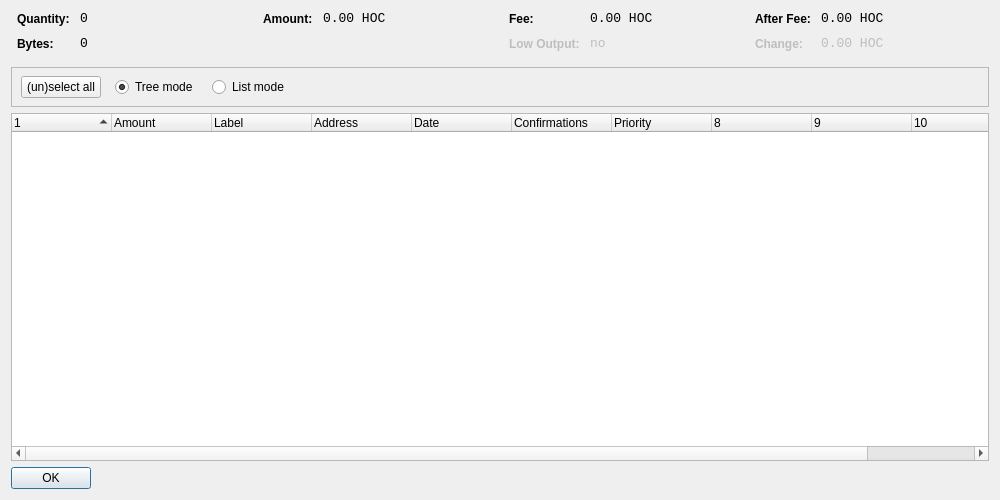
<?xml version="1.0" encoding="UTF-8"?>
<ui version="4.0">
 <class>CoinControlDialog</class>
 <widget class="QDialog" name="CoinControlDialog">
  <property name="geometry">
   <rect>
    <x>0</x>
    <y>0</y>
    <width>1000</width>
    <height>500</height>
   </rect>
  </property>
  <property name="windowTitle">
   <string>Coin Control</string>
  </property>
  <layout class="QVBoxLayout" name="verticalLayout">
   <item>
    <layout class="QHBoxLayout" name="horizontalLayoutTop" stretch="0,0,0,0">
     <property name="topMargin">
      <number>0</number>
     </property>
     <property name="bottomMargin">
      <number>10</number>
     </property>
     <item>
      <layout class="QFormLayout" name="formLayoutCoinControl1">
       <property name="horizontalSpacing">
        <number>10</number>
       </property>
       <property name="verticalSpacing">
        <number>10</number>
       </property>
       <property name="leftMargin">
        <number>6</number>
       </property>
       <property name="rightMargin">
        <number>6</number>
       </property>
       <item row="0" column="0">
        <widget class="QLabel" name="labelCoinControlQuantityText">
         <property name="styleSheet">
          <string notr="true">font-weight:bold;</string>
         </property>
         <property name="text">
          <string>Quantity:</string>
         </property>
        </widget>
       </item>
       <item row="0" column="1">
        <widget class="QLabel" name="labelCoinControlQuantity">
         <property name="font">
          <font>
           <family>Monospace</family>
           <pointsize>10</pointsize>
          </font>
         </property>
         <property name="cursor">
          <cursorShape>IBeamCursor</cursorShape>
         </property>
         <property name="contextMenuPolicy">
          <enum>Qt::ActionsContextMenu</enum>
         </property>
         <property name="text">
          <string notr="true">0</string>
         </property>
         <property name="textInteractionFlags">
          <set>Qt::LinksAccessibleByMouse|Qt::TextSelectableByKeyboard|Qt::TextSelectableByMouse</set>
         </property>
        </widget>
       </item>
       <item row="1" column="0">
        <widget class="QLabel" name="labelCoinControlBytesText">
         <property name="styleSheet">
          <string notr="true">font-weight:bold;</string>
         </property>
         <property name="text">
          <string>Bytes:</string>
         </property>
        </widget>
       </item>
       <item row="1" column="1">
        <widget class="QLabel" name="labelCoinControlBytes">
         <property name="font">
          <font>
           <family>Monospace</family>
           <pointsize>10</pointsize>
          </font>
         </property>
         <property name="cursor">
          <cursorShape>IBeamCursor</cursorShape>
         </property>
         <property name="contextMenuPolicy">
          <enum>Qt::ActionsContextMenu</enum>
         </property>
         <property name="text">
          <string notr="true">0</string>
         </property>
         <property name="textInteractionFlags">
          <set>Qt::LinksAccessibleByMouse|Qt::TextSelectableByKeyboard|Qt::TextSelectableByMouse</set>
         </property>
        </widget>
       </item>
      </layout>
     </item>
     <item>
      <layout class="QFormLayout" name="formLayoutCoinControl2">
       <property name="horizontalSpacing">
        <number>10</number>
       </property>
       <property name="verticalSpacing">
        <number>10</number>
       </property>
       <property name="leftMargin">
        <number>6</number>
       </property>
       <property name="rightMargin">
        <number>6</number>
       </property>
       <item row="0" column="0">
        <widget class="QLabel" name="labelCoinControlAmountText">
         <property name="styleSheet">
          <string notr="true">font-weight:bold;</string>
         </property>
         <property name="text">
          <string>Amount:</string>
         </property>
        </widget>
       </item>
       <item row="0" column="1">
        <widget class="QLabel" name="labelCoinControlAmount">
         <property name="font">
          <font>
           <family>Monospace</family>
           <pointsize>10</pointsize>
          </font>
         </property>
         <property name="cursor">
          <cursorShape>IBeamCursor</cursorShape>
         </property>
         <property name="contextMenuPolicy">
          <enum>Qt::ActionsContextMenu</enum>
         </property>
         <property name="text">
          <string notr="true">0.00 HOC</string>
         </property>
         <property name="textInteractionFlags">
          <set>Qt::LinksAccessibleByMouse|Qt::TextSelectableByKeyboard|Qt::TextSelectableByMouse</set>
         </property>
        </widget>
       </item>
      </layout>
     </item>
     <item>
      <layout class="QFormLayout" name="formLayoutCoinControl3">
       <property name="horizontalSpacing">
        <number>10</number>
       </property>
       <property name="verticalSpacing">
        <number>10</number>
       </property>
       <property name="leftMargin">
        <number>6</number>
       </property>
       <property name="rightMargin">
        <number>6</number>
       </property>
       <item row="0" column="0">
        <widget class="QLabel" name="labelCoinControlFeeText">
         <property name="styleSheet">
          <string notr="true">font-weight:bold;</string>
         </property>
         <property name="text">
          <string>Fee:</string>
         </property>
        </widget>
       </item>
       <item row="0" column="1">
        <widget class="QLabel" name="labelCoinControlFee">
         <property name="font">
          <font>
           <family>Monospace</family>
           <pointsize>10</pointsize>
          </font>
         </property>
         <property name="cursor">
          <cursorShape>IBeamCursor</cursorShape>
         </property>
         <property name="contextMenuPolicy">
          <enum>Qt::ActionsContextMenu</enum>
         </property>
         <property name="text">
          <string notr="true">0.00 HOC</string>
         </property>
         <property name="textInteractionFlags">
          <set>Qt::LinksAccessibleByMouse|Qt::TextSelectableByKeyboard|Qt::TextSelectableByMouse</set>
         </property>
        </widget>
       </item>
       <item row="1" column="0">
        <widget class="QLabel" name="labelCoinControlLowOutputText">
         <property name="enabled">
          <bool>false</bool>
         </property>
         <property name="styleSheet">
          <string notr="true">font-weight:bold;</string>
         </property>
         <property name="text">
          <string>Low Output:</string>
         </property>
        </widget>
       </item>
       <item row="1" column="1">
        <widget class="QLabel" name="labelCoinControlLowOutput">
         <property name="enabled">
          <bool>false</bool>
         </property>
         <property name="font">
          <font>
           <family>Monospace</family>
           <pointsize>10</pointsize>
          </font>
         </property>
         <property name="cursor">
          <cursorShape>IBeamCursor</cursorShape>
         </property>
         <property name="contextMenuPolicy">
          <enum>Qt::ActionsContextMenu</enum>
         </property>
         <property name="text">
          <string notr="true">no</string>
         </property>
         <property name="textInteractionFlags">
          <set>Qt::LinksAccessibleByMouse|Qt::TextSelectableByKeyboard|Qt::TextSelectableByMouse</set>
         </property>
        </widget>
       </item>
      </layout>
     </item>
     <item>
      <layout class="QFormLayout" name="formLayoutCoinControl4">
       <property name="horizontalSpacing">
        <number>10</number>
       </property>
       <property name="verticalSpacing">
        <number>10</number>
       </property>
       <property name="leftMargin">
        <number>6</number>
       </property>
       <property name="rightMargin">
        <number>6</number>
       </property>
       <item row="0" column="0">
        <widget class="QLabel" name="labelCoinControlAfterFeeText">
         <property name="styleSheet">
          <string notr="true">font-weight:bold;</string>
         </property>
         <property name="text">
          <string>After Fee:</string>
         </property>
        </widget>
       </item>
       <item row="0" column="1">
        <widget class="QLabel" name="labelCoinControlAfterFee">
         <property name="font">
          <font>
           <family>Monospace</family>
           <pointsize>10</pointsize>
          </font>
         </property>
         <property name="cursor">
          <cursorShape>IBeamCursor</cursorShape>
         </property>
         <property name="contextMenuPolicy">
          <enum>Qt::ActionsContextMenu</enum>
         </property>
         <property name="text">
          <string notr="true">0.00 HOC</string>
         </property>
         <property name="textInteractionFlags">
          <set>Qt::LinksAccessibleByMouse|Qt::TextSelectableByKeyboard|Qt::TextSelectableByMouse</set>
         </property>
        </widget>
       </item>
       <item row="1" column="0">
        <widget class="QLabel" name="labelCoinControlChangeText">
         <property name="enabled">
          <bool>false</bool>
         </property>
         <property name="styleSheet">
          <string notr="true">font-weight:bold;</string>
         </property>
         <property name="text">
          <string>Change:</string>
         </property>
        </widget>
       </item>
       <item row="1" column="1">
        <widget class="QLabel" name="labelCoinControlChange">
         <property name="enabled">
          <bool>false</bool>
         </property>
         <property name="font">
          <font>
           <family>Monospace</family>
           <pointsize>10</pointsize>
          </font>
         </property>
         <property name="cursor">
          <cursorShape>IBeamCursor</cursorShape>
         </property>
         <property name="contextMenuPolicy">
          <enum>Qt::ActionsContextMenu</enum>
         </property>
         <property name="text">
          <string notr="true">0.00 HOC</string>
         </property>
         <property name="textInteractionFlags">
          <set>Qt::LinksAccessibleByMouse|Qt::TextSelectableByKeyboard|Qt::TextSelectableByMouse</set>
         </property>
        </widget>
       </item>
      </layout>
     </item>
    </layout>
   </item>
   <item>
    <widget class="QFrame" name="frame">
     <property name="minimumSize">
      <size>
       <width>0</width>
       <height>40</height>
      </size>
     </property>
     <property name="frameShape">
      <enum>QFrame::StyledPanel</enum>
     </property>
     <property name="frameShadow">
      <enum>QFrame::Sunken</enum>
     </property>
     <widget class="QWidget" name="horizontalLayoutWidget">
      <property name="geometry">
       <rect>
        <x>10</x>
        <y>0</y>
        <width>781</width>
        <height>41</height>
       </rect>
      </property>
      <layout class="QHBoxLayout" name="horizontalLayoutPanel" stretch="0,0,0,0,0">
       <property name="spacing">
        <number>14</number>
       </property>
       <item>
        <widget class="QPushButton" name="pushButtonSelectAll">
         <property name="sizePolicy">
          <sizepolicy hsizetype="Maximum" vsizetype="Fixed">
           <horstretch>0</horstretch>
           <verstretch>0</verstretch>
          </sizepolicy>
         </property>
         <property name="text">
          <string>(un)select all</string>
         </property>
        </widget>
       </item>
       <item>
        <widget class="QRadioButton" name="radioTreeMode">
         <property name="sizePolicy">
          <sizepolicy hsizetype="Maximum" vsizetype="Fixed">
           <horstretch>0</horstretch>
           <verstretch>0</verstretch>
          </sizepolicy>
         </property>
         <property name="text">
          <string>Tree mode</string>
         </property>
         <property name="checked">
          <bool>true</bool>
         </property>
        </widget>
       </item>
       <item>
        <widget class="QRadioButton" name="radioListMode">
         <property name="sizePolicy">
          <sizepolicy hsizetype="Maximum" vsizetype="Fixed">
           <horstretch>0</horstretch>
           <verstretch>0</verstretch>
          </sizepolicy>
         </property>
         <property name="text">
          <string>List mode</string>
         </property>
        </widget>
       </item>
       <item>
        <spacer name="horizontalSpacer">
         <property name="orientation">
          <enum>Qt::Horizontal</enum>
         </property>
         <property name="sizeHint" stdset="0">
          <size>
           <width>40</width>
           <height>20</height>
          </size>
         </property>
        </spacer>
       </item>
      </layout>
     </widget>
    </widget>
   </item>
   <item>
    <widget class="CoinControlTreeWidget" name="treeWidget">
     <property name="contextMenuPolicy">
      <enum>Qt::CustomContextMenu</enum>
     </property>
     <property name="sortingEnabled">
      <bool>false</bool>
     </property>
     <property name="columnCount">
      <number>11</number>
     </property>
     <attribute name="headerShowSortIndicator" stdset="0">
      <bool>true</bool>
     </attribute>
     <attribute name="headerStretchLastSection">
      <bool>false</bool>
     </attribute>
     <column>
      <property name="text">
       <string/>
      </property>
     </column>
     <column>
      <property name="text">
       <string>Amount</string>
      </property>
     </column>
     <column>
      <property name="text">
       <string>Label</string>
      </property>
     </column>
     <column>
      <property name="text">
       <string>Address</string>
      </property>
     </column>
     <column>
      <property name="text">
       <string>Date</string>
      </property>
     </column>
     <column>
      <property name="text">
       <string>Confirmations</string>
      </property>
      <property name="toolTip">
       <string>Confirmed</string>
      </property>
     </column>
     <column>
      <property name="text">
       <string>Priority</string>
      </property>
     </column>
     <column>
      <property name="text">
       <string/>
      </property>
     </column>
     <column>
      <property name="text">
       <string/>
      </property>
     </column>
     <column>
      <property name="text">
       <string/>
      </property>
     </column>
     <column>
      <property name="text">
       <string/>
      </property>
     </column>
    </widget>
   </item>
   <item>
    <widget class="QDialogButtonBox" name="buttonBox">
     <property name="sizePolicy">
      <sizepolicy hsizetype="Maximum" vsizetype="Fixed">
       <horstretch>0</horstretch>
       <verstretch>0</verstretch>
      </sizepolicy>
     </property>
     <property name="orientation">
      <enum>Qt::Horizontal</enum>
     </property>
     <property name="standardButtons">
      <set>QDialogButtonBox::Ok</set>
     </property>
    </widget>
   </item>
  </layout>
 </widget>
 <customwidgets>
  <customwidget>
   <class>CoinControlTreeWidget</class>
   <extends>QTreeWidget</extends>
   <header>coincontroltreewidget.h</header>
  </customwidget>
 </customwidgets>
 <resources/>
 <connections/>
</ui>
